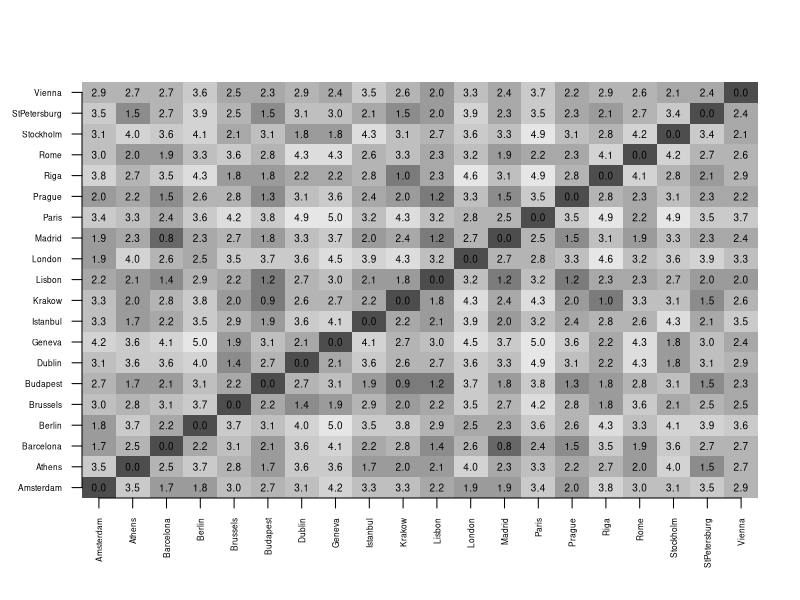
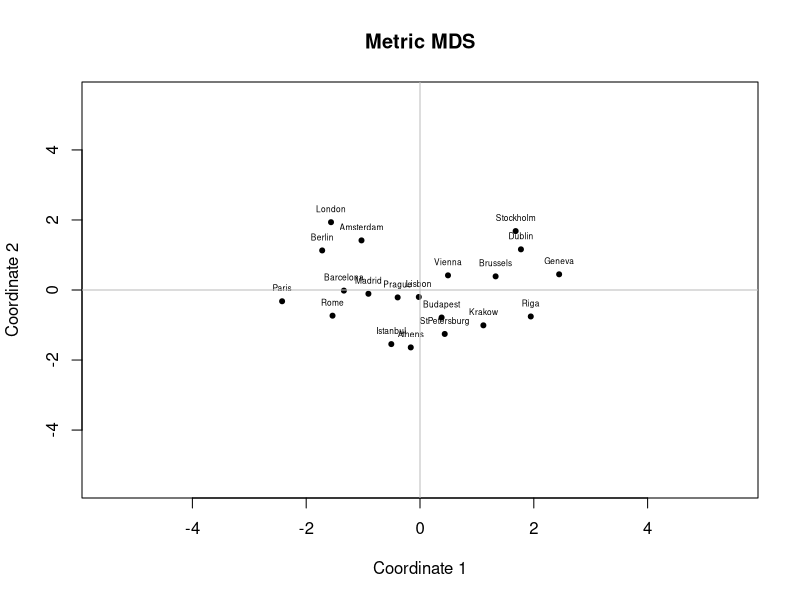
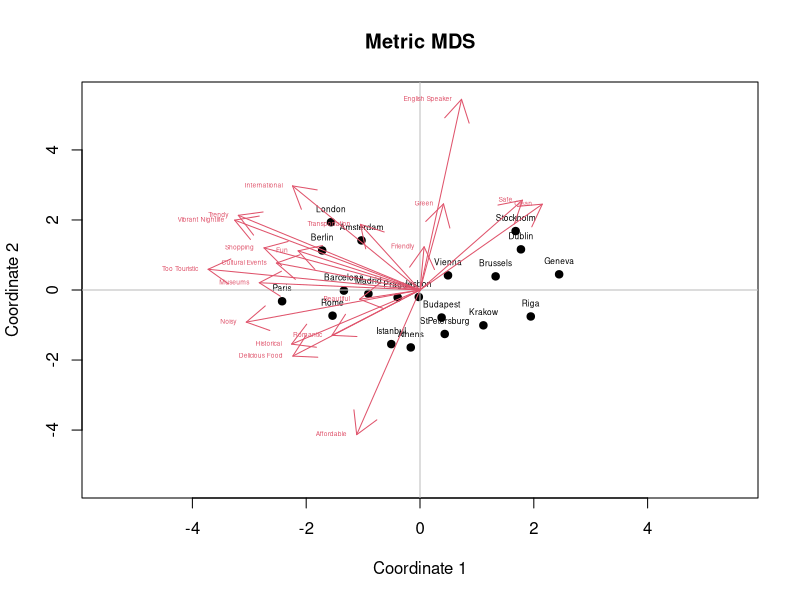
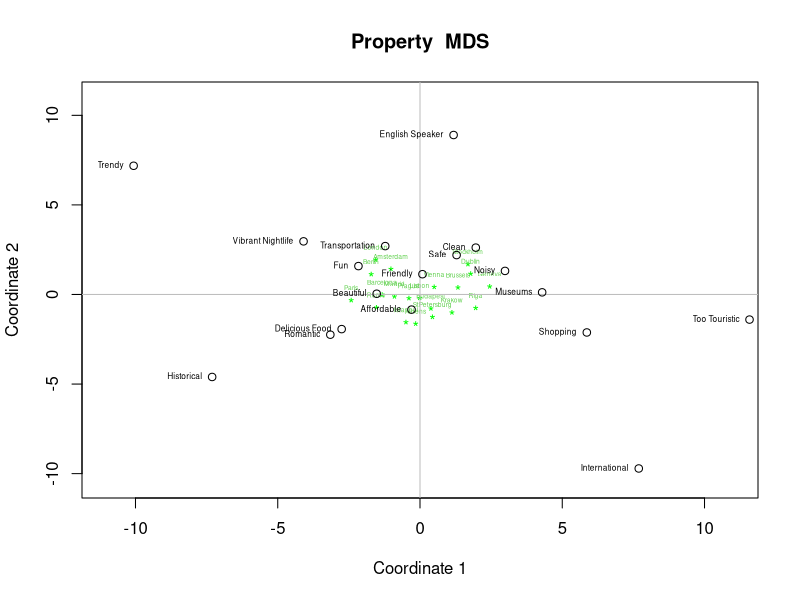
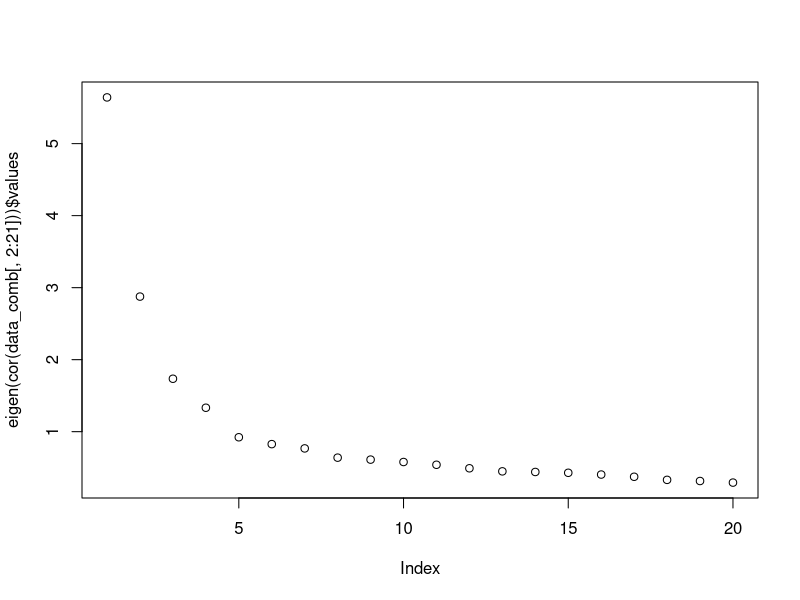
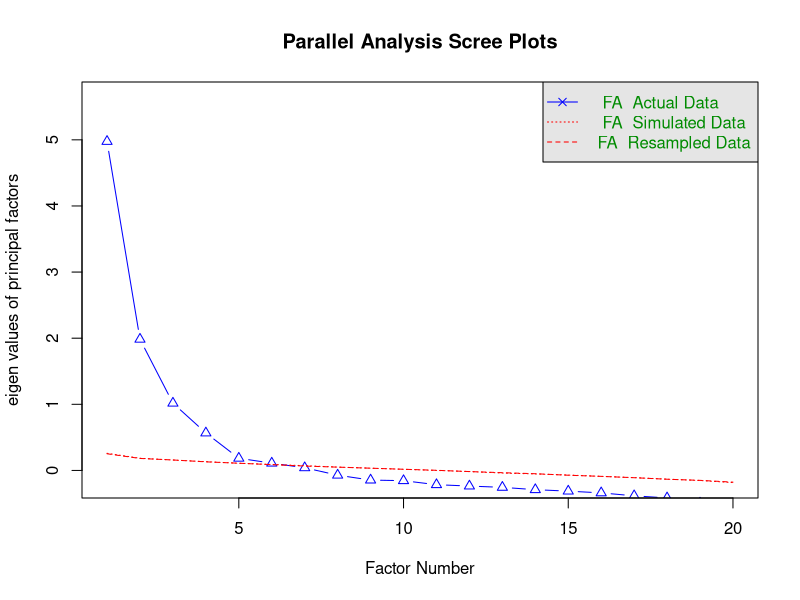
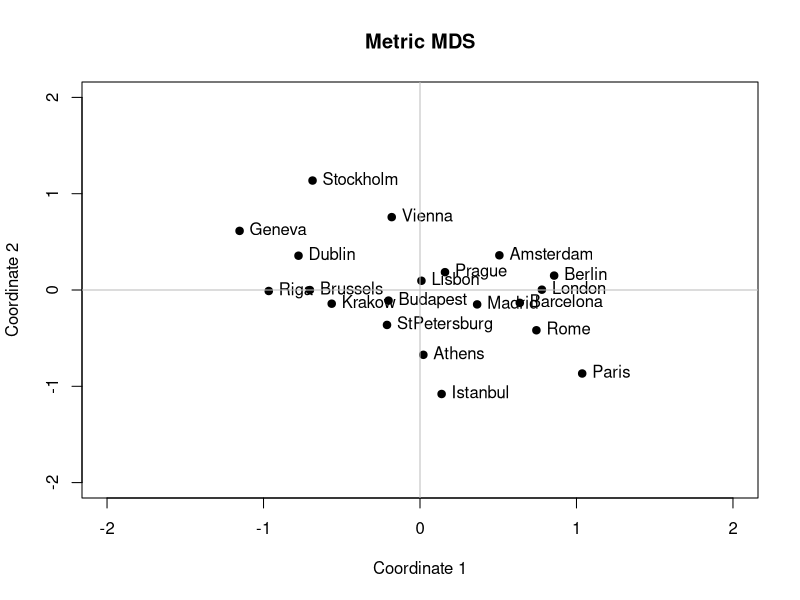
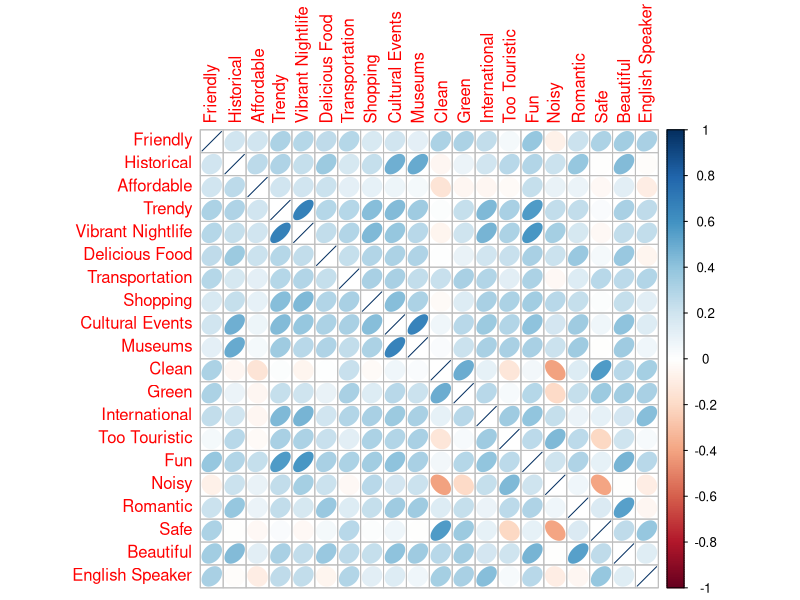

These figures' R source, in order: (Note: this script raises an error after producing the figures.)
getwd()
setwd("~/Caci17")
data <- read.csv("QuestionaireData_CityTrips.csv")
head(data)
install.packages("R.utils")
install.packages("corrplot")
install.packages("GPArotation")
library(dplyr)
library(R.utils)
library(MASS)
library(psych)
library(corrplot)
library(GPArotation)

cities = c("Prague","Geneva","Paris","Stockholm","Brussels","London","Amsterdam",
           "Athens","Riga","Budapest","Dublin","Lisbon","Istanbul","Vienna","Rome","Barcelona",
           "Madrid","Berlin","Krakow","StPetersburg")
data_att <- data %>% dplyr:: select(Sample, ID, contains("Att"))
data_att

data_att$Sample <- as.factor(data_att$Sample)

prag <- data_att[data_att$Sample %in% c("1", "4", "5"), ]
prag <- prag %>% dplyr:: select(contains("Prague"))
prag <- cbind(City = "Prague", prag)
head(prag)

geneva <- data_att[data_att$Sample %in% c("1", "2", "3"), ]
geneva <- geneva %>% dplyr:: select(contains("Geneva"))
geneva <- cbind(City = "Geneva", geneva)
head(geneva)

paris <- data_att[data_att$Sample %in% c("1", "3", "4"), ]
paris <- paris %>% dplyr:: select(contains("Paris"))
paris <- cbind(City = "Paris", paris)
head(paris)

stockholm <- data_att[data_att$Sample %in% c("1", "2", "3"), ]
stockholm <- stockholm %>% dplyr:: select(contains("Stockholm"))
stockholm <- cbind(City = "Stockholm", stockholm)
head(stockholm)  

brussels <- data_att[data_att$Sample %in% c("1", "5", "6"), ]
brussels <- brussels %>% dplyr:: select(contains("Brussels"))
brussels <- cbind(City = "Brussels", brussels)
head(brussels)  

london <- data_att[data_att$Sample %in% c("1", "2", "3"), ]
london <- london %>% dplyr:: select(contains("London"))
london <- cbind(City = "London", london)
head(london) 

amsterdam <- data_att[data_att$Sample %in% c("2", "3", "8"), ]
amsterdam <- amsterdam %>% dplyr:: select(contains("Amsterdam"))
amsterdam <- cbind(City = "Amsterdam", amsterdam)
head(amsterdam) 

athens <- data_att[data_att$Sample %in% c("2", "3", "6"), ]
athens <- athens %>% dplyr:: select(contains("Athens"))
athens <- cbind(City = "Athens", athens)
head(athens) 

riga <- data_att[data_att$Sample %in% c("2", "4", "5"), ]
riga <- riga %>% dplyr:: select(contains("Riga"))
riga <- cbind(City = "Riga", riga)
head(riga)

budapest <- data_att[data_att$Sample %in% c("4", "9", "10"), ]
budapest <- budapest %>% dplyr:: select(contains("Budapest"))
budapest <- cbind(City = "Budapest", budapest)
head(budapest)

dublin <- data_att[data_att$Sample %in% c("4", "7", "10"), ]
dublin <- dublin %>% dplyr:: select(contains("Dublin"))
dublin <- cbind(City = "Dublin", dublin)
head(dublin)

lisbon <- data_att[data_att$Sample %in% c("4", "7", "9"), ]
lisbon <- lisbon %>% dplyr:: select(contains("Lisbon"))
lisbon <- cbind(City = "Lisbon", lisbon)
head(lisbon)

istanbul <- data_att[data_att$Sample %in% c("5", "8", "10"), ]
istanbul <- istanbul %>% dplyr:: select(contains("Istanbul"))
istanbul <- cbind(City = "Istanbul", istanbul)
head(istanbul)

vienna <- data_att[data_att$Sample %in% c("5", "8", "10"), ]
vienna <- vienna %>% dplyr:: select(contains("Vienna"))
vienna <- cbind(City = "Vienna", vienna)
head(vienna)

rome <- data_att[data_att$Sample %in% c("5", "7", "9"), ]
rome <- rome %>% dplyr:: select(contains("Rome"))
rome <- cbind(City = "Rome", rome)
head(rome)

barcelona <- data_att[data_att$Sample %in% c("6", "7", "10"), ]
barcelona <- barcelona %>% dplyr:: select(contains("Barcelona"))
barcelona <- cbind(City = "Barcelona", barcelona)
head(barcelona)

madrid <- data_att[data_att$Sample %in% c("6", "8", "9"), ]
madrid <- madrid %>% dplyr:: select(contains("Madrid"))
madrid <- cbind(City = "Madrid", madrid)
head(madrid)

berlin <- data_att[data_att$Sample %in% c("6", "7", "8"), ]
berlin <- berlin %>% dplyr:: select(contains("Berlin"))
berlin <- cbind(City = "Berlin", berlin)
head(berlin)

krakow <- data_att[data_att$Sample %in% c("6", "7", "9"), ]
krakow <- krakow %>% dplyr:: select(contains("Krakow"))
krakow <- cbind(City = "Krakow", krakow)
head(krakow)

st.petersburg <- data_att[data_att$Sample %in% c("8", "9", "10"), ]
st.petersburg <- st.petersburg %>% dplyr:: select(contains("StPetersburg"))
st.petersburg <- cbind(City = "StPetersburg", st.petersburg)
head(st.petersburg)

liste <- list(prag, geneva, paris, stockholm, amsterdam, st.petersburg, barcelona, budapest, brussels, berlin, 
              istanbul, athens, dublin, krakow, rome, london, riga, madrid, vienna, lisbon)

colnames <- sub('.*_', '', colnames(prag))
colnames  
colnames(prag) <- colnames
colnames(geneva) <- colnames
colnames(paris) <- colnames
colnames(stockholm) <- colnames
colnames(brussels) <- colnames
colnames(london) <- colnames
colnames(amsterdam) <- colnames
colnames(athens) <- colnames
colnames(riga) <- colnames
colnames(budapest) <- colnames
colnames(dublin) <- colnames
colnames(lisbon) <- colnames
colnames(istanbul) <- colnames
colnames(vienna) <- colnames
colnames(rome) <- colnames
colnames(barcelona) <- colnames
colnames(berlin) <- colnames
colnames(krakow) <- colnames
colnames(st.petersburg) <- colnames
colnames(madrid) <- colnames

data_comb <- rbind(prag, geneva, paris, stockholm, brussels, london, amsterdam, athens, riga, budapest,
                  dublin, lisbon, istanbul, vienna, rome, barcelona, berlin, krakow, st.petersburg, madrid) 

data_comb
colnames(data_comb) <- c("Group.1", "Friendly", "Historical", "Affordable", "Trendy", "Vibrant Nightlife", 
                        "Delicious Food", "Transportation", "Shopping", "Cultural Events", "Museums", 
                        "Clean", "Green", "International", "Too Touristic", "Fun", "Noisy", 
                        "Romantic", "Safe", "Beautiful", "English Speaker")


data_agg <-aggregate(data_comb[,-c(1)], by=list(data_comb$Group.1), mean, na.rm=TRUE)
data_agg
dist.df <- dist(data_agg[,-c(1)])
dist.df

dst <- data.matrix(dist.df)
dim <- ncol(dst)

# distance/similarity matrix grafik cizme
# Open a pdf file
# pdf("distanceMatrix.pdf") # bu kodu run ettikten sonra kapatmassan, grafik gozukmez R'de sadece dosyaya kaydeder
# eger grafigi gormek istiyosan bu kodu run etme!

# Create a plot
image(1:dim, 1:dim, dst, axes = FALSE, xlab="", ylab="", 
      col = gray.colors(12, start = 0.3, end = 0.9, gamma = 2.2, alpha = NULL))

axis(1, 1:dim, data_agg[1:20,1], cex.axis = 0.5, las=3)
axis(2, 1:dim, data_agg[1:20,1], cex.axis = 0.5, las=1)
text(expand.grid(1:dim, 1:dim), sprintf("%0.1f", dst), cex=0.6)

# Close the pdf file
# dev.off() 

fit <- cmdscale(dist.df, k = 2) #izdusum
fit

x <- fit[,1]
y <- fit[,2]
#pdf("metrics_MDS.pdf")
plot(x, y, xlab = "Coordinate 1", ylab = "Coordinate 2", main = "Metric MDS", 
     pch = 20, ylim = c(-5.5, 5.5), xlim = c(-5.5, 5.5))
text(x, y, labels = data_agg$Group.1, cex = 0.5, pos = 3)
abline(h = 0, v = 0, col = "grey")
#dev.off()

summary(lm(data_agg[,2]~-1+fit))

print("asena")

# Property fitting
data_agg$x <- x
data_agg$y <- y
data_agg


head(data_agg)

profit <- lm(cbind(Friendly, Historical, Affordable, Trendy, `Vibrant Nightlife`, 
                   `Delicious Food`, Transportation, Shopping, `Cultural Events`, Museums, 
                   Clean, Green, International, `Too Touristic`, Fun, Noisy, 
                   Romantic, Safe, Beautiful, `English Speaker`)
             ~ -1 +  x + y, data = data_agg)
summary(profit)
coef(profit)
str(profit)

#pdf("Property_Fitting_xy.pdf")
plot(x, y, xlab = "Coordinate 1", ylab = "Coordinate 2", main = "Metric MDS", 
     pch = 19, ylim = c(-5.5, 5.5), xlim = c(-5.5, 5.5))
text(x, y, labels = data_agg$Group.1, cex = 0.5, pos = 3)
abline(h = 0, v = 0, col = "grey")
arrows(x0 = c(0, 0, 0), y0 = c(0, 0, 0), 
       x1 = coef(profit)[1, ]*10, y1 = coef(profit)[2, ]*10, col = 2, lwd = 1)
text(t(coef(profit)*10), colnames(coef(profit)*10), cex=0.4, col = 2, pos = c(2,2))
#dev.off()

#Property Fitting with ideal points
data_agg$q <- x*x+y*y

profit_q <- lm(cbind(Friendly, Historical, Affordable, Trendy, `Vibrant Nightlife`, 
                   `Delicious Food`, Transportation, Shopping, `Cultural Events`, Museums, 
                   Clean, Green, International, `Too Touristic`, Fun, Noisy, 
                   Romantic, Safe, Beautiful, `English Speaker`)
             ~ 1 +  x + y + q, data = data_agg)
summary(profit_q)

coef<-coef(profit_q)
coef
coef[2,]<-coef[2,]/(-2*coef[4,])
coef[3,]<-coef[3,]/(-2*coef[4,])

# pdf("Property_Fitting_xy_q.pdf")
plot(x, y, xlab = "Coordinate 1", ylab = "Coordinate 2", main = "Property  MDS", 
     pch = "*", ylim = c(-10.5, 11), xlim = c(-11, 11), col = "green")
text(x, y, labels = data_agg$Group.1, cex = 0.4, pos = 3, col = 3)
abline(h = 0, v = 0, col = "grey")
points(x = coef[2, ], y = coef[3, ], col = 1)
text(x= coef[2, ], y = coef[3, ], labels = colnames(coef), cex = 0.5, pos = 2,col=1)
# dev.off()

### PCA'ye gecmeden property fittingde yapmadiklarimiz var.

#PCA disaggregated dosyasindan
#PCA
data_comb <- na.omit(data_comb)
eigen(cor(data_comb[,2:21]))$values
plot(eigen(cor(data_comb[,2:21]))$values)
data_comb
a.pca<-principal(data_comb[,2:21],nfactors=4, rotate ="varimax")
a.pca
head(a.pca$scores)
head(data_comb)
aggregate(a.pca$scores, by=list(data_comb$Group.1), mean, na.rm=TRUE) # compute aggregate component score for cities
t(a.pca$scores)%*%a.pca$scores/(nrow(data_comb[,2:21])-1) # show that factors are uncorrelated

# factor analysis
a.fa<-fa(data_comb[,2:21],method=mle,scores='tenBerge', nfactors=4, rotate ="varimax")
a.fa
aggregate(a.fa$scores, by=list(data_comb$Group.1),mean, na.rm=TRUE) # compute aggregate component score for cities
t(a.fa$scores)%*%a.fa$scores/(nrow(data_comb[,2:21])-1) # show that factors are uncorrelated


#### finding the optimal number of factors

parallel <- fa.parallel(data_comb[,2:21], fm = 'minres', fa = 'fa')
parallel

#COMPARE RESULTS WITH 2-DIMENSIONAL MDS
a.fa<-fa(data_comb[,2:21],method=mle,scores='tenBerge', nfactors=2, rotate ="varimax")
a.fa
scores<-aggregate(a.fa$scores, by=list(data_comb$Group.1),mean, na.rm=TRUE)
x <- scores[,2]
y <- scores[,3]
plot(x, y, xlab = "Coordinate 1", ylab = "Coordinate 2", main = "Metric MDS", 
     pch = 19, ylim = c(-2, 2), xlim = c(-2, 2))
text(x, y, labels = scores[,1], cex = 1, pos = 4)
abline(h = 0, v = 0, col = "grey")

#Di??er doasyadan (TV stations vard??)

corrplot(corr=cor(data_comb[,2:21],use ="complete.obs"), method ="ellipse")
eigen(cor(data_comb[,2:21]))$values
plot(eigen(cor(data_comb[,2:21]))$values)

# START: Princial component analysis with singular value decomposition, no rotation
a.svd<-svd(cor(data_comb[,2:21]))
a.svd
d<-diag(a.svd$d)
d
a<-a.svd$u[,1:3]%*%sqrt(d[1:3,1:3])
a

a.svd$u[,1:3]%*%d[1:3,1:3]%*%t(a.svd$u[,1:3]) # Recomputed correlation based on first 3 principal components
cor(data_comb[,2:21])
diag(t(a.svd$u)%*%a.svd$u%*%d%*%t(a.svd$u)%*%a.svd$u)


# START: Princial component analysis with r-function prcomp, no rotation
data.scale<-apply(data_comb[,2:21],2,scale)
pr<-prcomp(data.scale)
?prcomp
pr
str(pr)
t(pr$sdev*t(pr$rotation)) # labeled as rotated but it is not rotated
# START: Princial component analysis with r-function prcomp, no rotation

# PCA and Factor analysis with easy to do R-FUNCTIONS
library(psych)
a.pca<-principal(data_comb[,2:21],nfactors=3, rotate ="none")
str(a.pca)
a.pca
a.pca<-principal(data_comb[,2:21],nfactors=3, rotate ="varimax")
a.pca
head(a.pca$score)
nrow(a.pca$score)
t(a.pca$scores)%*%a.pca$scores/(nrow(data_comb[,2:21])-1) # demonstrate that the principal components are uncorrelated after rotation
aggregate(a.pca$scores, by=list(data_comb$Group.1),mean, na.rm=TRUE)

summary(lm( Friendly ~ Historical+ Affordable+ Trendy+ VibrantNightlife+ 
                   `Delicious Food`+ Transportation+ Shopping+ `Cultural Events`+ Museums+ 
                   Clean+ Green+ International + `Too Touristic`+ Fun+ Noisy+ 
                   Romantic+ Safe+ Beautiful+ `English Speaker`, data=data_comb))

# factor analysis
?fa
a.fa<-fa(data_comb[,2:21],method=ml, SMC=TRUE, scores='regression',nfactors=3, rotate ="varimax")
a.fa<-fa(data_comb[,2:21],nfactors=3,rotate='varimax') # default setting
a.fa


# calculate factor score for objects
str(a.pca)
a.pca$scores
aggregate(a.fa$scores, by=list(data_comb$Group.1),mean, na.rm=TRUE)

# demonstrate that the factors after rotation are uncorrelated
a.fa.rot <-fa(data_comb[,2:21], scores='tenBerge',SMC=TRUE, fm='pa', nfactors =3,rotate ="varimax")
a.fa.rot
t(a.fa.rot$scores)%*%a.fa.rot$scores/(nrow(data_comb[,2:21])-1)
a.fa.rot$rot.mat
t(a.fa.rot$rot.mat)%*%a.fa.rot$rot.mat
?fa

# Oblique rotation
library(GPArotation)

a.fa.oblique<-fa(data_comb[,2:21],nfactors=3, scores='tenBerge', rotate ="oblimin")
a.fa.oblique
a.fa.oblique$Structure # correlation between variables and factors
a.fa.oblique$loadings # pattern (association) between variables and factors

cor(data_comb[,2:21])
a.fa$Structure
a.fa$Structure%*%t(a.fa$Structure)
a.fa$loadings%*%t(a.fa$loadings)
t(a.fa$scores)%*%a.fa$scores/nrow(data_comb[,2:21]-1)

a.pca.oblirot <-principal(data_comb[,2:21], nfactors =3,rotate ="oblimin")
a.pca.oblirot
a.pca.oblirot$loadings
a.pca.oblirot$Structure
a.z <- apply(data_comb[,2:21],2,scale)
str(a.z)
t(a.z)%*%a.z/(nrow(data_comb[,2:21])-1)

pattern<-solve(t(a.pca.oblirot$scores)%*%a.pca.oblirot$scores/(nrow(data_comb[,2:21])-1))%*%t(a.pca.oblirot$scores)%*%a.z/(nrow(data_comb[,2:21])-1)
structure<-t(a.pca.oblirot$scores)%*%a.pca.oblirot$scores%*%pattern/(nrow(data_comb[,2:21])-1)
structure
pattern
t(a.pca.oblirot$loadings)
t(a.pca.oblirot$Structure)
t(a.pca.oblirot$scores)%*%a.pca.oblirot$scores/(nrow(data_comb[,2:21])-1)



#### burda bitirdik

# START: Principal Component Analysis of aggregated data with SVD, no rotation 
attribute.agg.svd<-svd(cor(attribute.agg.eval.df[,2:15]))
l<-attribute.agg.svd$u*(sqrt(attribute.agg.svd$d))
l
attribute.agg.svd$d
attribute.agg.svd$u
attribute.agg.svd$u*t(sqrt(attribute.agg.svd$d))%x%matrix(1,nrow=14,ncol=1)
# END: Principal Component Analysis of aggregated data with SVD, no rotation 

eigen(cor(attribute.agg.eval.df[,2:15]))$values


a.pca<-principal(attribute.agg.eval.df[,2:15],nfactors=2, rotate ="varimax")
a.pca
head(attribute.agg.eval.df)
aggregate(a.pca$scores, by=list(attribute.agg.eval.df$Group.1),mean, na.rm=TRUE)
a.pca$scores

r1<-qr(cor(attribute.agg.eval.df[,2:15]))
r2<-qr(cor(attribute.eval.df[,3:16]))
r1$rank
r2$rank



